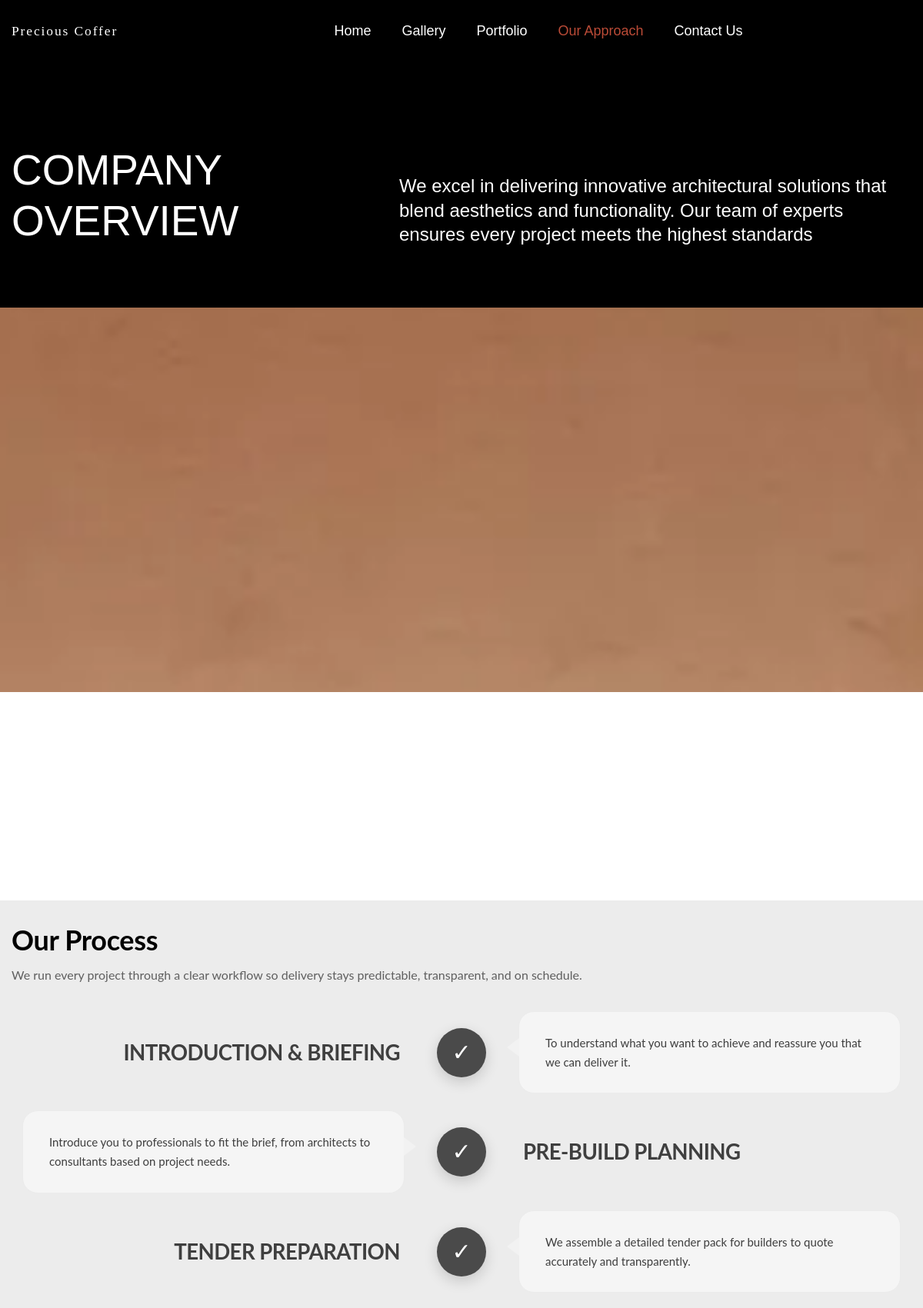
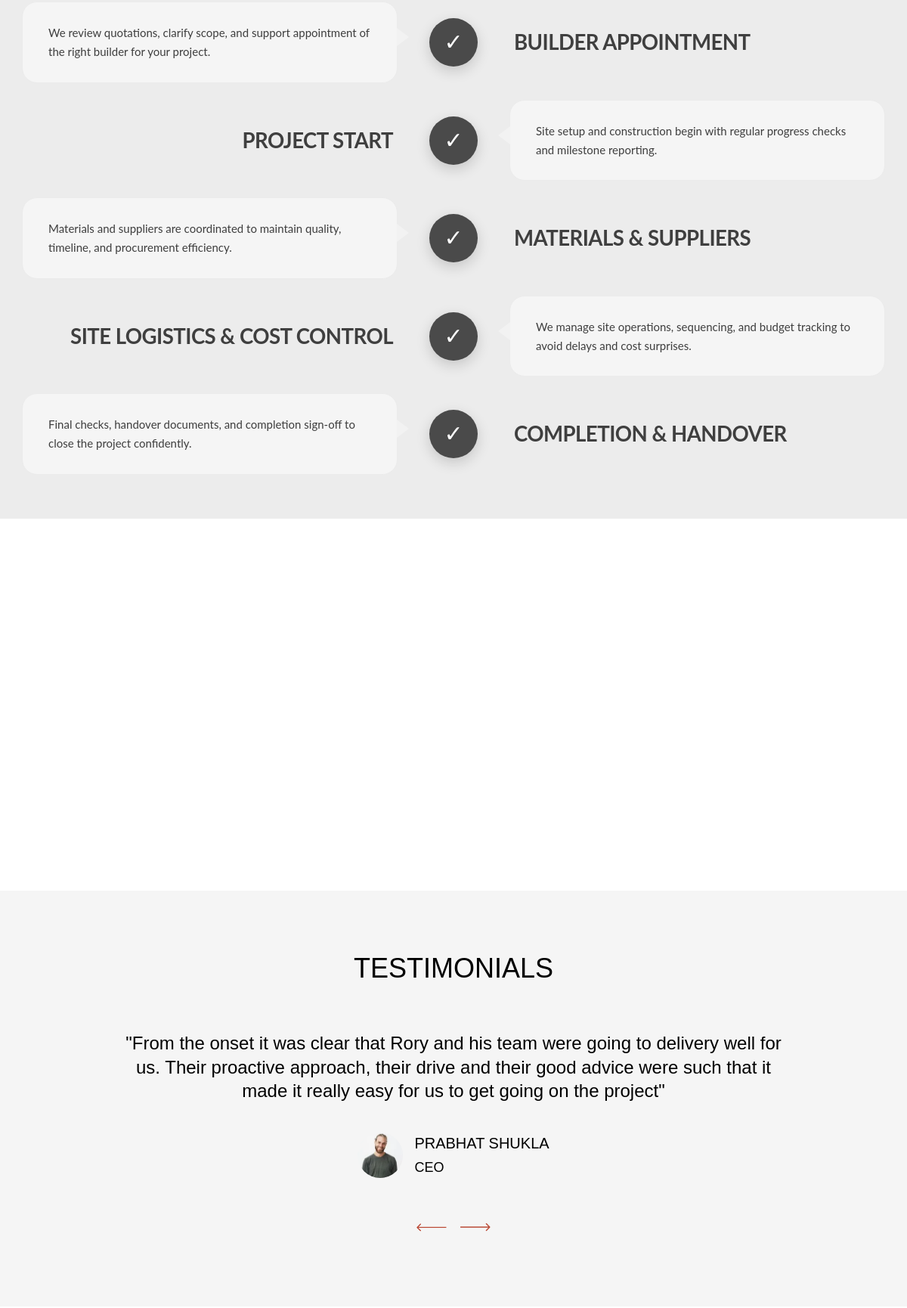
Page /about-us (upper part) on the committed database (2 pictures, top to bottom).
### UI/models.py (models this page shows, shortened)
class Testimonial(models.Model):
    name = models.CharField(max_length=120)
    role = models.CharField(max_length=160, blank=True)
    quote = models.TextField()
    photo = models.FileField(upload_to="testimonials/", blank=True)
    sort_order = models.PositiveIntegerField(default=0)
    is_active = models.BooleanField(default=True)
    created_at = models.DateTimeField(auto_now_add=True)
    class Meta:
        ordering = ["sort_order", "-created_at"]

### UI/views.py (the view)
# urls.py: path("about-us", views.about_us, name="about-us"),
def about_us(request):
    testimonials_qs = Testimonial.objects.all()
    if testimonials_qs.exists():
        testimonials = testimonials_qs
    else:
        testimonials = _fallback_testimonials()
    return render(
        request,
        "UI/about-us.html",
        {
            "wf_page": "698fb87304c94142e89f661a",
            "active_page": "about-us",
            "testimonials": testimonials,
            "projects_count": Project.objects.count(),
            "reviews_count": 6,
            "testimonials_count": 3,
            "images_count": ProjectImage.objects.count(),
        },
    )

### UI/context_processors.py (called while the page is built)
def site_social_links(request):
    return {
        "site_social_links": SiteSocialLinks.objects.first(),
    }

### UI/templates/UI/about-us.html (shortened to what this page needs)
{% extends 'UI/base.html' %}
{% load static %}
{% block content %}
  <div class="banner-inner-page">
    <div class="base-container w-container">
      <div class="heading-wrapper-aligh-bottom">
        <div class="heading-inner-wrapper">
          <h1>Company Overview</h1>
        </div>
        <div class="paragraph-banner-inner-wrapper">
          <p class="paragraph-large text-white">We excel in delivering innovative architectural solutions that blend aesthetics and functionality. Our team of experts ensures every project meets the highest standards</p>
        </div>
      </div>
    </div>
  </div>
  <section class="section-image-inner about-us-image"></section>
  <section class="section without-bottom-spacing">
    <div class="w-layout-blockcontainer base-container w-container">
      <div class="numbers-section">
      </div>
    </div>
  </section>
  <section id="our-process" class="section process-progress-section">
    <div class="w-layout-blockcontainer base-container w-container">
      <div class="process-progress-header">
        <h2 class="process-progress-title">Our Process</h2>
        <p class="process-progress-subtitle">
          We run every project through a clear workflow so delivery stays predictable, transparent, and on schedule.
        </p>
      </div>
      <div class="process-timeline" data-process-timeline>
        <div class="process-row" data-process-row>
          <h3 class="process-title align-right">Introduction &amp; Briefing</h3>
          <div class="process-node">&#10003;</div>
          <div class="process-bubble right">To understand what you want to achieve and reassure you that we can deliver it.</div>
        </div>
        <div class="process-row" data-process-row>
          <div class="process-bubble left">Introduce you to professionals to fit the brief, from architects to consultants based on project needs.</div>
          <div class="process-node">&#10003;</div>
          <h3 class="process-title align-left">Pre-build Planning</h3>
        </div>
        <div class="process-row" data-process-row>
          <h3 class="process-title align-right">Tender Preparation</h3>
          <div class="process-node">&#10003;</div>
          <div class="process-bubble right">We assemble a detailed tender pack for builders to quote accurately and transparently.</div>
        </div>
        <div class="process-row" data-process-row>
          <div class="process-bubble left">We review quotations, clarify scope, and support appointment of the right builder for your project.</div>
          <div class="process-node">&#10003;</div>
          <h3 class="process-title align-left">Builder Appointment</h3>
        </div>
        <div class="process-row" data-process-row>
          <h3 class="process-title align-right">Project Start</h3>
          <div class="process-node">&#10003;</div>
          <div class="process-bubble right">Site setup and construction begin with regular progress checks and milestone reporting.</div>
        </div>
        <div class="process-row" data-process-row>
          <div class="process-bubble left">Materials and suppliers are coordinated to maintain quality, timeline, and procurement efficiency.</div>
          <div class="process-node">&#10003;</div>
          <h3 class="process-title align-left">Materials &amp; Suppliers</h3>
        </div>
        <div class="process-row" data-process-row>
          <h3 class="process-title align-right">Site Logistics &amp; Cost Control</h3>
          <div class="process-node">&#10003;</div>
          <div class="process-bubble right">We manage site operations, sequencing, and budget tracking to avoid delays and cost surprises.</div>
        </div>
        <div class="process-row" data-process-row>
          <div class="process-bubble left">Final checks, handover documents, and completion sign-off to close the project confidently.</div>
          <div class="process-node">&#10003;</div>
          <h3 class="process-title align-left">Completion &amp; Handover</h3>
        </div>
      </div>
    </div>
  </section>
  <section data-w-id="56e22fea-1280-ca6a-587a-3ae6d8a9ce6e" class="section small-paddings">
    <div class="w-layout-blockcontainer base-container w-container">
      <div class="services-wrapper-about-us">
        <div class="content-services">
          <div class="text-wrapper">
          </div>
        </div>
      </div>
    </div>
  </section>
  <div class="section light-background">
    <div class="base-container w-container">
      <h2 data-w-id="d4f5eacc-e7d0-5c27-12e9-628b5dd24e37" class="testimonials-title">Testimonials</h2>
      <div data-delay="400" data-animation="slide" class="testimonials-slider w-slider" data-autoplay="false" data-easing="ease" data-hide-arrows="false" data-disable-swipe="false" data-autoplay-limit="0" data-nav-spacing="5" data-duration="500" data-infinite="true">
        <div class="testimonials-slider-mask-wrapper w-slider-mask">
          {% for item in testimonials %}
            <div class="w-slide">
              <div class="testimonials-slide-item">
                <p class="paragraph-large quote">&quot;{{ item.quote }}&quot;</p>
                <div class="testimonials-slider-profile-wraper">
                  {% if item.photo %}
                    <img src="{{ item.photo.url }}" loading="lazy" alt="{{ item.name }}" class="testimonials-slider-image">
                  {% else %}
                    <img src="{% static 'images/Member-Photo-15_1Member-Photo-15.webp' %}" loading="lazy" alt="{{ item.name }}" class="testimonials-slider-image">
                  {% endif %}
                  <div class="testimonials-author-wrapper">
                    <h6 class="testimonials-name">{{ item.name }}</h6>
                    {% if item.role %}
                      <p class="paragraph-without-margin">{{ item.role }}</p>
                    {% endif %}
                  </div>
                </div>
              </div>
            </div>
          {% endfor %}
        </div>
        <div class="testimonials-slider-left-arrow w-slider-arrow-left"></div>
        <div class="testimonials-slider-right-arrow w-slider-arrow-right"></div>
      </div>
    </div>
  </div>
{% endblock %}

### UI/static/css/webflow.css (style rules this page uses)
* { -webkit-box-sizing: border-box; -moz-box-sizing: border-box; box-sizing: border-box; }
html { height: 100%; }
body { margin: 0; min-height: 100%; background-color: #fff; font-family: Arial, sans-serif; font-size: 14px; line-height: 20px; color: #333; }
img { max-width: 100%; vertical-align: middle; display: inline-block; }
h1, h2, h3, h4, h5, h6 { font-weight: bold; margin-bottom: 10px; }
h1 { font-size: 38px; line-height: 44px; margin-top: 20px; }
h2 { font-size: 32px; line-height: 36px; margin-top: 20px; }
h3 { font-size: 24px; line-height: 30px; margin-top: 20px; }
h6 { font-size: 12px; line-height: 18px; margin-top: 10px; }
p { margin-top: 0; margin-bottom: 10px; }
.w-container { margin-left: auto; margin-right: auto; max-width: 940px; }
.w-container:before, .w-container:after { content: " "; display: table; grid-column-start: 1; grid-row-start: 1; grid-column-end: 2; grid-row-end: 2; }
.w-container:after { clear: both; }
.w-slider { position: relative; height: 300px; text-align: center; background: #dddddd; clear: both; -webkit-tap-highlight-color: rgba(0, 0, 0, 0); tap-highlight-color: rgba(0, 0, 0, 0); }
.w-slider-mask { position: relative; display: block; overflow: hidden; z-index: 1; left: 0; right: 0; height: 100%; white-space: nowrap; }
.w-slide { position: relative; display: inline-block; vertical-align: top; width: 100%; height: 100%; white-space: normal; text-align: left; }
.w-slider-arrow-left, .w-slider-arrow-right { position: absolute; width: 80px; top: 0; right: 0; bottom: 0; left: 0; margin: auto; cursor: pointer; overflow: hidden; color: white; font-size: 40px; -webkit-tap-highlight-color: rgba(0, 0, 0, 0); tap-highlight-color: rgba(0, 0, 0, 0); user-select: none; }
.w-slider-arrow-left { z-index: 3; right: auto; }
.w-slider-arrow-right { z-index: 4; left: auto; }

### UI/templates/UI/about-us.html (style rules this page uses)
.numbers-section { padding-bottom: 14px; }
.process-progress-section { padding-top: 28px; padding-bottom: 36px; background: #ececec; }
.process-progress-header { max-width: 860px; margin-bottom: 26px; }
.process-progress-title { margin-bottom: 10px; font-family: Lato, sans-serif; font-weight: 700; letter-spacing: -0.01em; }
.process-progress-subtitle { color: #5f5f5f; margin-bottom: 0; font-family: Lato, sans-serif; font-size: 16px; line-height: 1.6; }
.process-timeline { position: relative; padding: 8px 0 0; --timeline-progress: 0px; }
.process-timeline::before { content: ""; position: absolute; left: 50%; transform: translateX(-50%); top: 26px; bottom: 26px; width: 8px; }
.process-timeline::after { content: ""; position: absolute; left: 50%; transform: translateX(-50%); top: 26px; height: var(--timeline-progress); width: 8px; background-image: radial-gradient(circle, #d10000 3px, transparent 3.2px); background-size: 8px 14px; background-repeat: repeat-y; pointer-events: none; transition: height 0.08s linear; }
.process-row { display: grid; grid-template-columns: 1fr 120px 1fr; align-items: center; margin-bottom: 22px; position: relative; z-index: 1; transition: opacity 0.24s ease; }
.process-node { width: 64px; height: 64px; border-radius: 50%; background: #4a4a4a; color: #fff; display: flex; align-items: center; justify-content: center; margin: 0 auto; font-size: 30px; line-height: 1; box-shadow: 0 6px 18px rgba(0, 0, 0, 0.16); transition: background-color 0.24s ease, transform 0.24s ease; }
.process-title { font-family: Lato, sans-serif; font-size: clamp(24px, 2.3vw, 38px); font-weight: 700; line-height: 1.15; color: #3f3f3f; letter-spacing: -0.02em; margin: 0; }
.process-title.align-right { text-align: right; padding-right: 20px; }
.process-title.align-left { text-align: left; padding-left: 20px; }
.process-bubble { font-family: Lato, sans-serif; background: #f5f5f5; border: 1px solid #ebebeb; border-radius: 20px; padding: 28px 34px; color: #3e3e3e; font-size: 15px; line-height: 1.65; letter-spacing: 0; position: relative; margin: 0 14px; transition: box-shadow 0.24s ease, transform 0.24s ease; }
.process-bubble::after { content: ""; position: absolute; top: 34px; width: 0; height: 0; border-style: solid; }
.process-bubble.right::after { left: -16px; border-width: 12px 16px 12px 0; border-color: transparent #f2f2f2 transparent transparent; }
.process-bubble.left::after { right: -16px; border-width: 12px 0 12px 16px; border-color: transparent transparent transparent #f2f2f2; }

### rows in the picture
Testimonial: quote "From the onset it was clear that Rory and his team were going to delivery well for us. Their proactive approach, their drive and their good advice were such that it made it really easy for us to get going on the project", name "PRABHAT SHUKLA", role "CEO"
